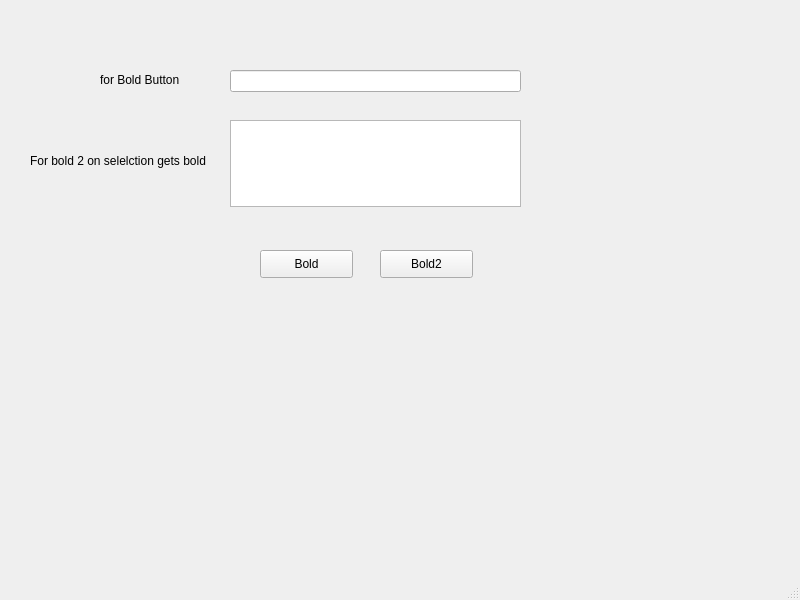
<?xml version="1.0" encoding="UTF-8"?>
<ui version="4.0">
 <class>MainWindow</class>
 <widget class="QMainWindow" name="MainWindow">
  <property name="geometry">
   <rect>
    <x>0</x>
    <y>0</y>
    <width>800</width>
    <height>600</height>
   </rect>
  </property>
  <property name="windowTitle">
   <string>MainWindow</string>
  </property>
  <widget class="QWidget" name="centralwidget">
   <widget class="QLineEdit" name="lineEdit">
    <property name="geometry">
     <rect>
      <x>230</x>
      <y>70</y>
      <width>291</width>
      <height>22</height>
     </rect>
    </property>
   </widget>
   <widget class="QPushButton" name="pushButton">
    <property name="geometry">
     <rect>
      <x>260</x>
      <y>250</y>
      <width>93</width>
      <height>28</height>
     </rect>
    </property>
    <property name="text">
     <string>Bold</string>
    </property>
   </widget>
   <widget class="QPushButton" name="pushButton_2">
    <property name="geometry">
     <rect>
      <x>380</x>
      <y>250</y>
      <width>93</width>
      <height>28</height>
     </rect>
    </property>
    <property name="text">
     <string>Bold2</string>
    </property>
   </widget>
   <widget class="QTextEdit" name="textEdit">
    <property name="geometry">
     <rect>
      <x>230</x>
      <y>120</y>
      <width>291</width>
      <height>87</height>
     </rect>
    </property>
   </widget>
   <widget class="QLabel" name="label">
    <property name="geometry">
     <rect>
      <x>100</x>
      <y>70</y>
      <width>111</width>
      <height>20</height>
     </rect>
    </property>
    <property name="text">
     <string>for Bold Button</string>
    </property>
   </widget>
   <widget class="QLabel" name="label_2">
    <property name="geometry">
     <rect>
      <x>30</x>
      <y>130</y>
      <width>211</width>
      <height>61</height>
     </rect>
    </property>
    <property name="text">
     <string>For bold 2 on selelction gets bold</string>
    </property>
   </widget>
  </widget>
  <widget class="QMenuBar" name="menubar">
   <property name="geometry">
    <rect>
     <x>0</x>
     <y>0</y>
     <width>800</width>
     <height>26</height>
    </rect>
   </property>
  </widget>
  <widget class="QStatusBar" name="statusbar"/>
 </widget>
 <resources/>
 <connections/>
</ui>
